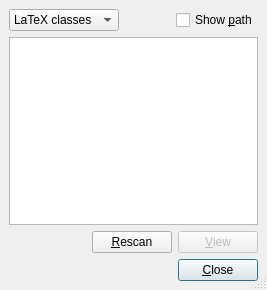
<ui version="4.0" >
 <author></author>
 <comment></comment>
 <exportmacro></exportmacro>
 <class>QTexinfoUi</class>
 <widget class="QDialog" name="QTexinfoUi" >
  <property name="geometry" >
   <rect>
    <x>0</x>
    <y>0</y>
    <width>267</width>
    <height>290</height>
   </rect>
  </property>
  <property name="windowTitle" >
   <string/>
  </property>
  <property name="sizeGripEnabled" >
   <bool>true</bool>
  </property>
  <layout class="QGridLayout" >
   <property name="margin" >
    <number>9</number>
   </property>
   <property name="spacing" >
    <number>6</number>
   </property>
   <item row="1" column="0" >
    <widget class="QListWidget" name="fileList" />
   </item>
   <item row="3" column="0" >
    <layout class="QHBoxLayout" >
     <property name="margin" >
      <number>0</number>
     </property>
     <property name="spacing" >
      <number>6</number>
     </property>
     <item>
      <spacer>
       <property name="orientation" >
        <enum>Qt::Horizontal</enum>
       </property>
       <property name="sizeType" >
        <enum>QSizePolicy::Expanding</enum>
       </property>
       <property name="sizeHint" >
        <size>
         <width>20</width>
         <height>20</height>
        </size>
       </property>
      </spacer>
     </item>
     <item>
      <widget class="QPushButton" name="closePB" >
       <property name="toolTip" >
        <string>Close this dialog</string>
       </property>
       <property name="text" >
        <string>&amp;Close</string>
       </property>
      </widget>
     </item>
    </layout>
   </item>
   <item row="2" column="0" >
    <layout class="QHBoxLayout" >
     <property name="margin" >
      <number>0</number>
     </property>
     <property name="spacing" >
      <number>6</number>
     </property>
     <item>
      <spacer>
       <property name="orientation" >
        <enum>Qt::Horizontal</enum>
       </property>
       <property name="sizeType" >
        <enum>QSizePolicy::Expanding</enum>
       </property>
       <property name="sizeHint" >
        <size>
         <width>20</width>
         <height>20</height>
        </size>
       </property>
      </spacer>
     </item>
     <item>
      <widget class="QPushButton" name="rescanPB" >
       <property name="toolTip" >
        <string>Rebuild the file lists</string>
       </property>
       <property name="text" >
        <string>&amp;Rescan</string>
       </property>
      </widget>
     </item>
     <item>
      <widget class="QPushButton" name="viewPB" >
       <property name="enabled" >
        <bool>false</bool>
       </property>
       <property name="toolTip" >
        <string>Show contents of marked file. Only possible when files are shown with path</string>
       </property>
       <property name="text" >
        <string>&amp;View</string>
       </property>
      </widget>
     </item>
    </layout>
   </item>
   <item row="0" column="0" >
    <layout class="QHBoxLayout" >
     <property name="margin" >
      <number>0</number>
     </property>
     <property name="spacing" >
      <number>6</number>
     </property>
     <item>
      <widget class="QComboBox" name="whatStyle" >
       <property name="toolTip" >
        <string>Selected classes or styles</string>
       </property>
       <item>
        <property name="text" >
         <string>LaTeX classes</string>
        </property>
       </item>
       <item>
        <property name="text" >
         <string>LaTeX styles</string>
        </property>
       </item>
       <item>
        <property name="text" >
         <string>BibTeX styles</string>
        </property>
       </item>
      </widget>
     </item>
     <item>
      <spacer>
       <property name="orientation" >
        <enum>Qt::Horizontal</enum>
       </property>
       <property name="sizeType" >
        <enum>QSizePolicy::Expanding</enum>
       </property>
       <property name="sizeHint" >
        <size>
         <width>20</width>
         <height>20</height>
        </size>
       </property>
      </spacer>
     </item>
     <item>
      <widget class="QCheckBox" name="path" >
       <property name="toolTip" >
        <string>Toggles view of the file list</string>
       </property>
       <property name="text" >
        <string>Show &amp;path</string>
       </property>
      </widget>
     </item>
    </layout>
   </item>
  </layout>
 </widget>
 <pixmapfunction>qPixmapFromMimeSource</pixmapfunction>
 <tabstops>
  <tabstop>whatStyle</tabstop>
  <tabstop>path</tabstop>
  <tabstop>rescanPB</tabstop>
  <tabstop>viewPB</tabstop>
  <tabstop>closePB</tabstop>
 </tabstops>
 <resources/>
 <connections/>
</ui>
